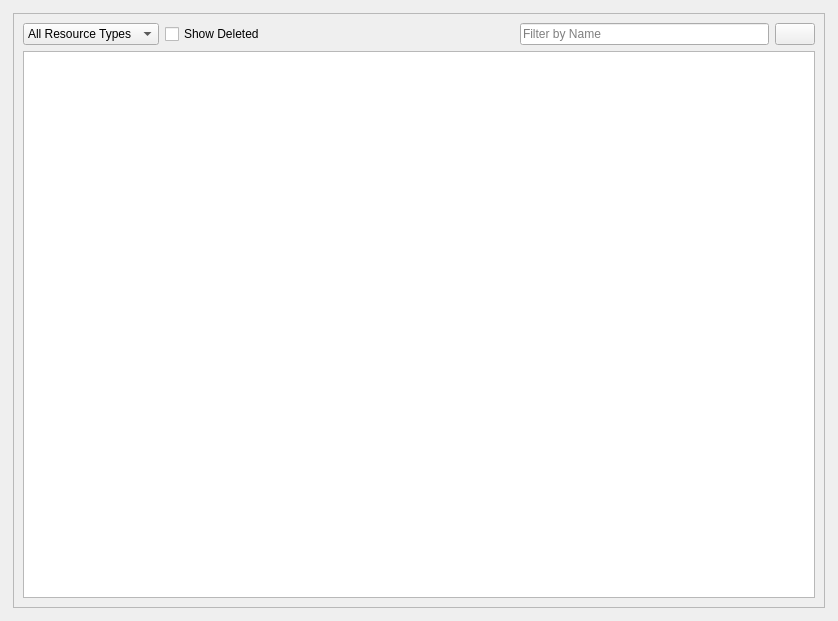
<?xml version="1.0" encoding="UTF-8"?>
<ui version="4.0">
 <class>ResourceWidget</class>
 <widget class="QWidget" name="ResourceWidget">
  <property name="geometry">
   <rect>
    <x>0</x>
    <y>0</y>
    <width>838</width>
    <height>621</height>
   </rect>
  </property>
  <property name="minimumSize">
   <size>
    <width>522</width>
    <height>200</height>
   </size>
  </property>
  <property name="sizeIncrement">
   <size>
    <width>5</width>
    <height>5</height>
   </size>
  </property>
  <property name="windowTitle">
   <string>Resources</string>
  </property>
  <layout class="QVBoxLayout" name="verticalLayout_2">
   <item>
    <layout class="QVBoxLayout" name="verticalLayout_3">
     <property name="spacing">
      <number>0</number>
     </property>
     <property name="leftMargin">
      <number>2</number>
     </property>
     <property name="topMargin">
      <number>2</number>
     </property>
     <property name="rightMargin">
      <number>2</number>
     </property>
     <property name="bottomMargin">
      <number>2</number>
     </property>
     <item>
      <widget class="QFrame" name="ResourceWidgetFrame">
       <property name="frameShape">
        <enum>QFrame::StyledPanel</enum>
       </property>
       <property name="frameShadow">
        <enum>QFrame::Plain</enum>
       </property>
       <layout class="QVBoxLayout" name="verticalLayout">
        <item>
         <layout class="QHBoxLayout" name="horizontalLayout">
          <item>
           <widget class="QComboBox" name="ComboResourceTypes">
            <property name="minimumSize">
             <size>
              <width>100</width>
              <height>0</height>
             </size>
            </property>
            <property name="currentIndex">
             <number>0</number>
            </property>
            <property name="sizeAdjustPolicy">
             <enum>QComboBox::AdjustToContents</enum>
            </property>
            <property name="minimumContentsLength">
             <number>0</number>
            </property>
            <item>
             <property name="text">
              <string>All Resource Types</string>
             </property>
             <property name="icon">
              <iconset resource="resources.qrc">
               <normaloff>:/Icons/Icons/AllThreads.svg</normaloff>:/Icons/Icons/AllThreads.svg</iconset>
             </property>
            </item>
           </widget>
          </item>
          <item>
           <widget class="QCheckBox" name="CheckShowDeleted">
            <property name="text">
             <string>Show Deleted</string>
            </property>
           </widget>
          </item>
          <item>
           <spacer name="horizontalSpacer">
            <property name="orientation">
             <enum>Qt::Horizontal</enum>
            </property>
            <property name="sizeHint" stdset="0">
             <size>
              <width>40</width>
              <height>20</height>
             </size>
            </property>
           </spacer>
          </item>
          <item>
           <widget class="QLineEdit" name="LineFilterByName">
            <property name="toolTip">
             <string>&lt;html&gt;&lt;head/&gt;&lt;body&gt;&lt;p&gt;Limits the output to files that contain the given text in their path.&lt;/p&gt;&lt;/body&gt;&lt;/html&gt;</string>
            </property>
            <property name="placeholderText">
             <string>Filter by Name</string>
            </property>
           </widget>
          </item>
          <item>
           <widget class="QPushButton" name="ButtonSave">
            <property name="text">
             <string/>
            </property>
            <property name="icon">
             <iconset resource="resources.qrc">
              <normaloff>:/Icons/Icons/Save.svg</normaloff>:/Icons/Icons/Save.svg</iconset>
            </property>
           </widget>
          </item>
         </layout>
        </item>
        <item>
         <widget class="QTableWidget" name="Table">
          <property name="editTriggers">
           <set>QAbstractItemView::NoEditTriggers</set>
          </property>
          <property name="selectionMode">
           <enum>QAbstractItemView::SingleSelection</enum>
          </property>
          <property name="selectionBehavior">
           <enum>QAbstractItemView::SelectRows</enum>
          </property>
          <property name="verticalScrollMode">
           <enum>QAbstractItemView::ScrollPerPixel</enum>
          </property>
          <property name="horizontalScrollMode">
           <enum>QAbstractItemView::ScrollPerPixel</enum>
          </property>
          <property name="sortingEnabled">
           <bool>true</bool>
          </property>
          <attribute name="horizontalHeaderStretchLastSection">
           <bool>true</bool>
          </attribute>
         </widget>
        </item>
       </layout>
      </widget>
     </item>
    </layout>
   </item>
  </layout>
 </widget>
 <resources>
  <include location="resources.qrc"/>
 </resources>
 <connections/>
</ui>
